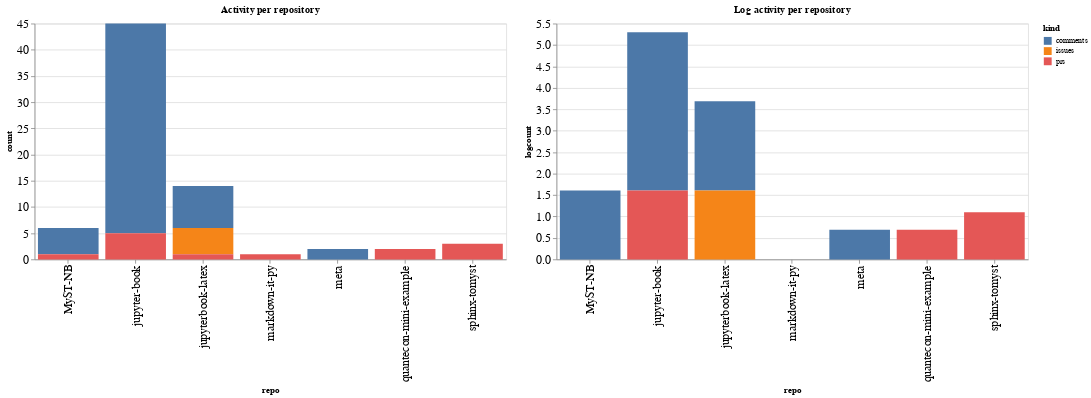

The notebook cell this image was saved under:
### Code cell
ch1 = alt.Chart(repo_summaries, width=600, title="Activity per repository").mark_bar().encode(
    x='repo',
    y='count',
    color='kind',
    tooltip="kind"
)

ch2 = alt.Chart(repo_summaries, width=600, title="Log activity per repository").mark_bar().encode(
    x='repo',
    y='logcount',
    color='kind',
    tooltip="kind"
)

ch1 | ch2

### Figure 1 — Vega-Lite specification as saved in the notebook (floating-point values rounded to 4 significant figures)
{"config": {"axisLeft": {"labelFontSize": 15}, "axisBottom": {"labelFontSize": 15}}, "hconcat": [{"mark": "bar", "encoding": {"color": {"type": "nominal", "field": "kind"}, "tooltip": {"type": "nominal", "field": "kind"}, "x": {"type": "nominal", "field": "repo"}, "y": {"type": "quantitative", "field": "count"}}, "title": "Activity per repository", "width": 600}, {"mark": "bar", "encoding": {"color": {"type": "nominal", "field": "kind"}, "tooltip": {"type": "nominal", "field": "kind"}, "x": {"type": "nominal", "field": "repo"}, "y": {"type": "quantitative", "field": "logcount"}}, "title": "Log activity per repository", "width": 600}], "data": {"name": "data-fc694d1ba835cf1de408ada7aebac53c"}, "$schema": "https://vega.github.io/schema/vega-lite/v4.8.1.json", "datasets": {"data-fc694d1ba835cf1de408ada7aebac53c": [{"repo": "MyST-NB", "kind": "comments", "count": 5, "logcount": 1.609}, {"repo": "MyST-NB", "kind": "prs", "count": 1, "logcount": 0.0}, {"repo": "jupyter-book", "kind": "comments", "count": 40, "logcount": 3.689}, {"repo": "jupyter-book", "kind": "prs", "count": 5, "logcount": 1.609}, {"repo": "jupyterbook-latex", "kind": "comments", "count": 8, "logcount": 2.079}, {"repo": "jupyterbook-latex", "kind": "issues", "count": 5, "logcount": 1.609}, {"repo": "jupyterbook-latex", "kind": "prs", "count": 1, "logcount": 0.0}, {"repo": "markdown-it-py", "kind": "prs", "count": 1, "logcount": 0.0}, {"repo": "meta", "kind": "comments", "count": 2, "logcount": 0.6931}, {"repo": "quantecon-mini-example", "kind": "prs", "count": 2, "logcount": 0.6931}, {"repo": "sphinx-tomyst", "kind": "prs", "count": 3, "logcount": 1.099}]}}
